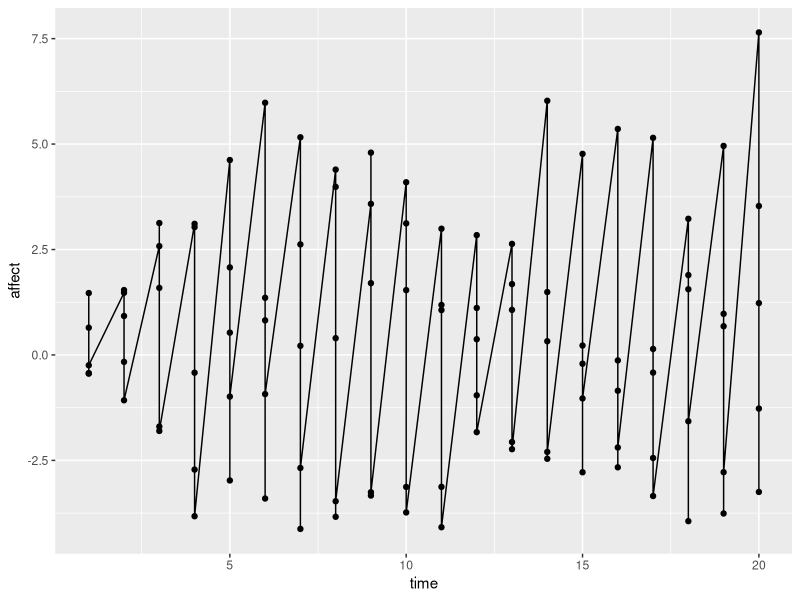
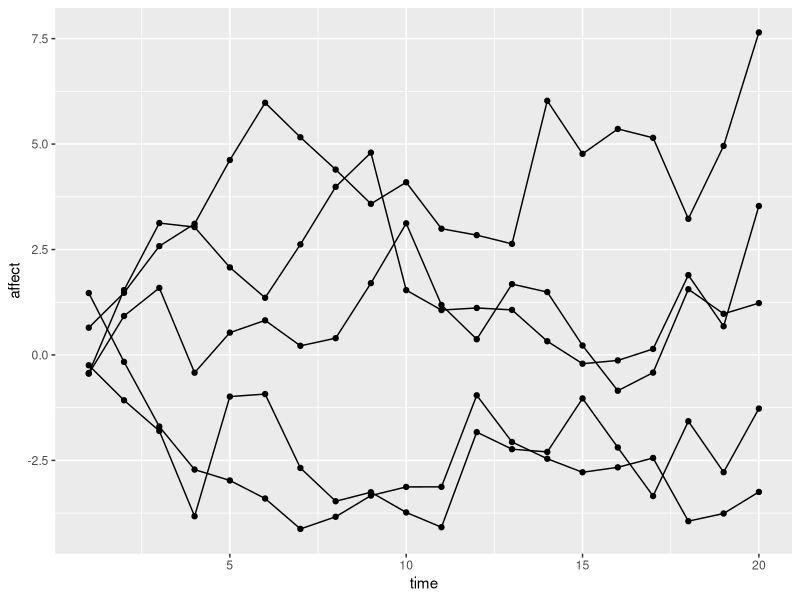
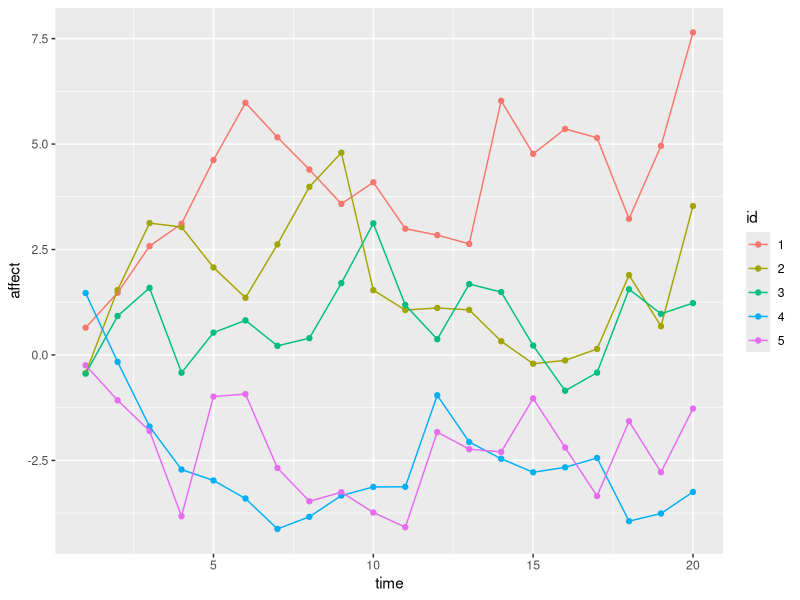
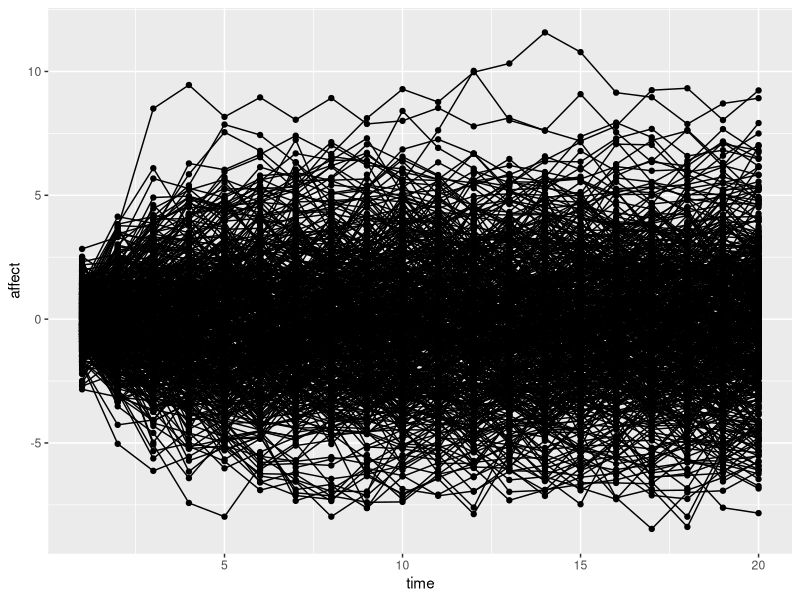
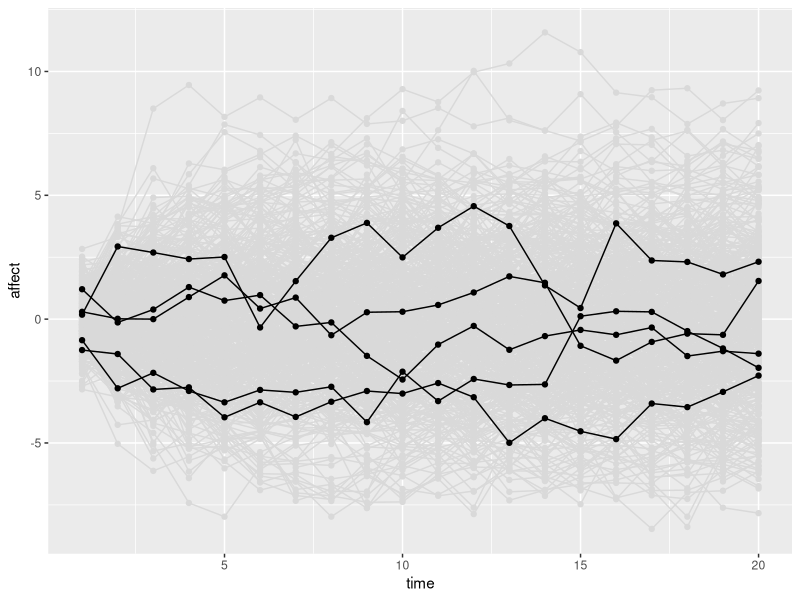
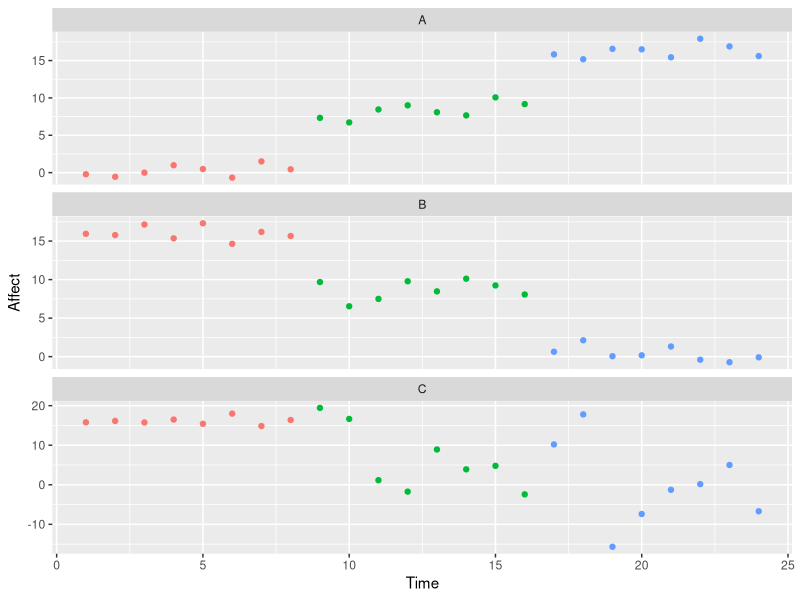
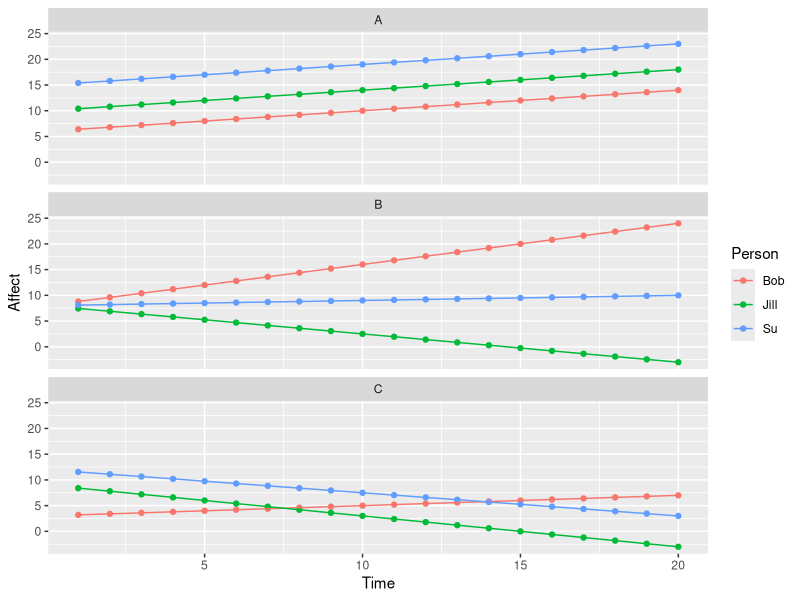
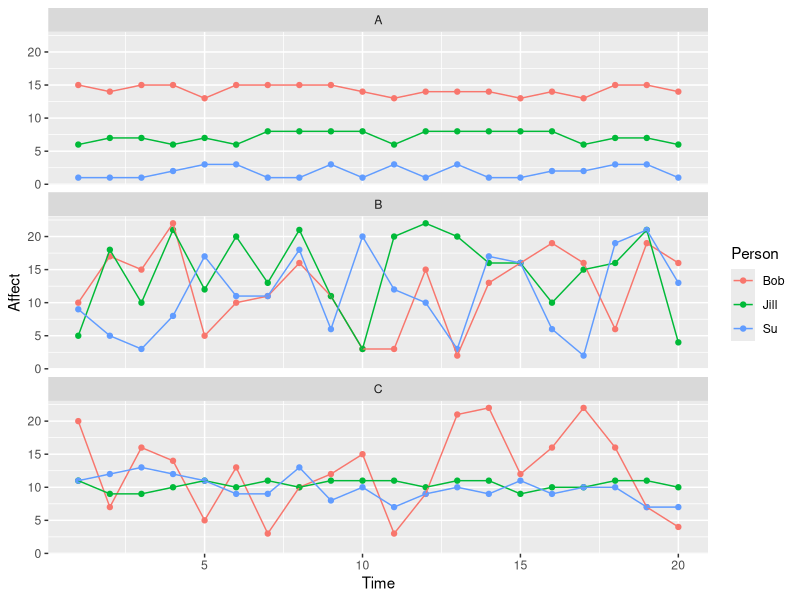

The R source for these figures, in order:
## ---- chunk 1
knitr::opts_chunk$set(echo = TRUE, warning = F, message = F)
## ---- chunk 2

time <- 20
N <- 5
df_mat <- matrix(, ncol = 3, nrow = N*time)

y_auto <- 0.6
count <- 0

for(i in 1:5){
  

  unob_het <- rnorm(1, 0, 1)
  
  for(j in 1:20){
    count <- count + 1
    
    if(j == 1){
      
      df_mat[count, 1] <- i
      df_mat[count, 2] <- j
      df_mat[count, 3] <- rnorm(1, 0, 1)
    }else{
      
      df_mat[count, 1] <- i
      df_mat[count, 2] <- j
      df_mat[count, 3] <- y_auto*df_mat[count - 1, 3] + unob_het + rnorm(1, 0, 1)

    }
    
  }
  
}

df1 <- data.frame(df_mat)
names(df1) <- c('id', 'time', 'affect')
df1$id <- as.character(df1$id)

## ---- chunk 3

library(ggplot2)
library(tidyverse)

plot1 <- ggplot(df1, aes(x = time, y = affect)) + 
  geom_point() + 
  geom_line()

plot1
## ---- chunk 4

plot2 <- ggplot(df1, aes(x = time, y = affect, group = id)) + 
  geom_point() + 
  geom_line()

plot2

## ---- chunk 5

plot3 <- ggplot(df1, aes(x = time, y = affect, color = id)) + 
  geom_point() + 
  geom_line()

plot3

## ---- chunk 6

time <- 20
N <- 500
df_mat2 <- matrix(, ncol = 3, nrow = N*time)

y_auto <- 0.6
count <- 0

for(i in 1:500){
  

  unob_het <- rnorm(1, 0, 1)
  
  for(j in 1:20){
    count <- count + 1
    
    if(j == 1){
      
      df_mat2[count, 1] <- i
      df_mat2[count, 2] <- j
      df_mat2[count, 3] <- rnorm(1, 0, 1)
    }else{
      
      df_mat2[count, 1] <- i
      df_mat2[count, 2] <- j
      df_mat2[count, 3] <- y_auto*df_mat2[count - 1, 3] + unob_het + rnorm(1, 0, 1)

    }
    
  }
  
}

df2 <- data.frame(df_mat2)
names(df2) <- c('id', 'time', 'affect')
df2$id <- as.character(df2$id)



library(ggplot2)
library(tidyverse)

plot4 <- ggplot(df2, aes(x = time, y = affect, group = id)) + 
  geom_point() + 
  geom_line()

plot4


## ---- chunk 7

df2_sample_ids <- sample(df2$id, 5)
df2_sample <- df2 %>%
  filter(id %in% df2_sample_ids)


## ---- chunk 8

plot5 <- ggplot(df2, aes(x = time, y = affect, group = id)) + 
  geom_point(color = 'gray85') + 
  geom_line(color = 'gray85') + 
  
  
  # HERE COMES ADDITIONAL CHANGES
  
  geom_point(data = df2_sample, aes(x = time, y = affect, group = id)) + 
  geom_line(data = df2_sample, aes(x = time, y = affect, group = id))

plot5

## ---- chunk 9

equi_lev_x <- numeric(24)
equi_lev_x[1] <- 0

equi_lev <- 0
equi_lev_2 <- 8
equi_lev_3 <- 16

for(i in 1:24){
  
  if(i < 9){
    
    equi_lev_x[i] <- rnorm(1, equi_lev, 1)
  } else if (i >= 9 & i < 17){
      
    equi_lev_x[i] <- rnorm(1, equi_lev_2, 1)
  } else{
    
    equi_lev_x[i] <- rnorm(1, equi_lev_3, 1)
  }
  
}




equi_dec_x <- numeric(24)
equi_dec_x[1] <- 16

equi_dec <- 16
equi_dec_2 <- 8
equi_dec_3 <- 0

for(i in 1:24){
  
  if(i < 9){
    
    equi_dec_x[i] <- rnorm(1, equi_dec, 1)
  } else if (i >= 9 & i < 17){
    
    equi_dec_x[i] <- rnorm(1, equi_dec_2, 1)
  } else{
    
    equi_dec_x[i] <- rnorm(1, equi_dec_3, 1)
  }
  
}




equi_var_x <- numeric(24)
equi_var_x[1] <- 16

equi_var <- 16
equi_var_2 <- 8
equi_var_3 <- 0

for(i in 1:24){
  
  if(i < 9){
    
    equi_var_x[i] <- rnorm(1, equi_var, 1)
  } else if (i >= 9 & i < 17){
    
    equi_var_x[i] <- rnorm(1, equi_var_2, 10)
  } else{
    
    equi_var_x[i] <- rnorm(1, equi_var_3, 20)
  }
  
}

color_frame <- c(rep("X", 8), rep("Y", 8), rep("Z", 8))

equi_var_df <- data.frame(
  "Affect" = c(equi_lev_x,
                    equi_dec_x,
                    equi_var_x),
  "Time" = c(rep(1:24, 3)),
  "Type" = c(rep("A", 24), rep("B", 24), rep("C", 24)),
  "Color" = c(color_frame, color_frame, color_frame)
)

equi_plots <- ggplot(equi_var_df, aes(x = Time, y = Affect, color = Color)) + 
  geom_point() + 
  facet_wrap(~Type, ncol = 1, scale = "free_y") + 
  theme(legend.position = "none")

equi_plots

## ---- chunk 10


line_1 <- 6 + 0.40*(seq(1,20,1))
line_2 <- 10 + 0.40*(seq(1,20,1))
line_3 <- 15 + 0.40*(seq(1,20,1))


line_4 <- 8 + 0.80*(seq(1,20,1))
line_5 <- 8 - 0.55*(seq(1,20,1))
line_6 <- 8 + 0.10*(seq(1,20,1))

line_7 <- 3 + 0.20*(seq(1,20,1))
line_8 <- 9 - 0.60*(seq(1,20,1))
line_9 <- 12 - 0.45*(seq(1,20,1))

peeps <- c(rep("Bob", 20), rep("Jill", 20), rep("Su", 20))

lgc_df <- data.frame(
  "Affect" = c(line_1, line_2, line_3, line_4, line_5, line_6, line_7, line_8, line_9),
  "Person" = c(peeps, peeps, peeps),
  "Time" = c(rep(1:20, 9)),
  "Panel" = c(rep("A", 60), rep("B", 60), rep("C", 60))
)

here_it_is <- ggplot(lgc_df, aes(x = Time, y = Affect, color = Person)) +
  geom_point() + 
  geom_line() +
  facet_wrap(~Panel, ncol = 1)

here_it_is


## ---- chunk 11


upper <- c(13,14,15)
middle <- c(6,7,8)
lower <- c(1,2,3)

var <- c(2:22)

var_1 <- var
var_2 <- c(9,10,11)
var_3 <- c(7,8,9,10,11,12,13)

between_within_df <- data.frame(
  "Affect" = c(sample(upper, 20, replace = T), sample(middle, 20, replace = T), sample(lower, 20, replace = T),
                    sample(var, 20, replace = T), sample(var, 20, replace = T), sample(var, 20, replace = T),
                    sample(var_1, 20, replace = T), sample(var_2, 20, replace = T), sample(var_3, 20, replace = T)),
  "Person" = c(rep("Bob", 20), rep("Jill", 20), rep("Su", 20),
               rep("Bob", 20), rep("Jill", 20), rep("Su", 20),
               rep("Bob", 20), rep("Jill", 20), rep("Su", 20)),
  "Time" = c(rep(1:20, 9)),
  "Panel" = c(rep("A", 60), rep("B", 60), rep("C", 60))
)


plot_wb <- ggplot(between_within_df, aes(x = Time, y = Affect, color = Person)) + 
  geom_point() + 
  geom_line() + 
  facet_wrap(~Panel, ncol = 1)

plot_wb


## ---- chunk 12

library(tidyverse)
library(ggplot2)
library(gridExtra)


main_effect_df <- data.frame(
  "Group" = c("A", "B"),
  "Performance" = c(15, 5)
  
)

high_perf <- c(14,15,16)
low_perf <- c(4,5,6,7)

main_effect_longitudinal_df <- data.frame(
  "Group" = c(rep("A", 20), rep("B", 20)),
  "Performance" = c(sample(high_perf, 20, replace = T), sample(low_perf, 20, replace = T)),
  "Time" = c(rep(1:20, 2))
)

## ---- chunk 13

library(tidyverse)
library(ggplot2)
library(gridExtra)

me_plot <- ggplot(main_effect_df, aes(x = Group, y = Performance, fill = Group)) + 
  geom_bar(stat = "identity") + 
  theme(legend.position = "none") + 
  ggtitle("Plot 1")




l_me_plot <- ggplot(main_effect_longitudinal_df, aes(x = Time, y = Performance, color = Group)) + 
  geom_point() + 
  geom_line() + 
  ggtitle("Plot 2")

grid.arrange(me_plot, l_me_plot)

## ---- chunk 14

library(tidyverse)
library(ggplot2)
library(gridExtra)

vary_gender <- c(rep("Male", 20), rep("Female", 20))


int_df <- data.frame(
  "Group" = c("A", "B", "A", "B"),
  "Gender" = c("Male", "Male", "Female", "Female"),
  "Performance" = c(15, 5, 5, 15)
)


int_long_df <- data.frame(
  "Group" = c(rep("A", 40), rep("B", 40)),
  "Gender" = c(vary_gender, vary_gender),
  "Performance" = c(sample(high_perf, 20, replace = T), sample(low_perf, 20, replace = T), 
                    sample(low_perf, 20, replace = T), sample(high_perf, 20, replace = T)),
  "Time" = c(1:20, 1:20, 1:20, 1:20)
)


cs_interaction_plot <- ggplot(int_df, aes(x = Group, y = Performance, fill = Gender)) + 
  geom_bar(stat = "identity", position = "dodge") + 
  ggtitle("Plot1")

l_interaction_plot <- ggplot(int_long_df, aes(x = Time, y = Performance, color = Group)) + 
  geom_point() + 
  geom_line() + 
  facet_wrap(~Gender) + 
  ggtitle("Plot 2")

grid.arrange(cs_interaction_plot, l_interaction_plot)


## ---- chunk 15

int_me_cs_df <- data.frame(
  "Group" = c("A", "B", "A", "B"),
  "Gender" = c("Male", "Male", "Female", "Female"),
  "Performance" = c(14, 10, 20, 3)
)

int_me_cs_plot <- ggplot(int_me_cs_df, aes(x = Group, y = Performance, fill = Gender)) + 
  geom_bar(stat = "identity", position = "dodge") + 
  ggtitle("Plot 1")

high_high_perf <- c(18,19,20)
lowish_perf <- c(7,8,9)
low_low_perf <- c(1,2,3)

int_me_l_df <- data.frame(
  "Group" = c(rep("A", 40), rep("B", 40)),
  "Gender" = c(vary_gender, vary_gender),
  "Performance" = c(sample(high_perf, 20, replace = T),sample(high_high_perf, 20, replace = T),
                    sample(lowish_perf, 20, replace = T), sample(low_low_perf, 20, replace = T)),
  "Time" = c(1:20, 1:20, 1:20, 1:20)
)

ggplot(int_me_l_df, aes(x = Time, y = Performance, color = Gender)) + 
  geom_point() + 
  geom_line() + 
  facet_wrap(~Group) + 
  ggtitle("Plot Z")

